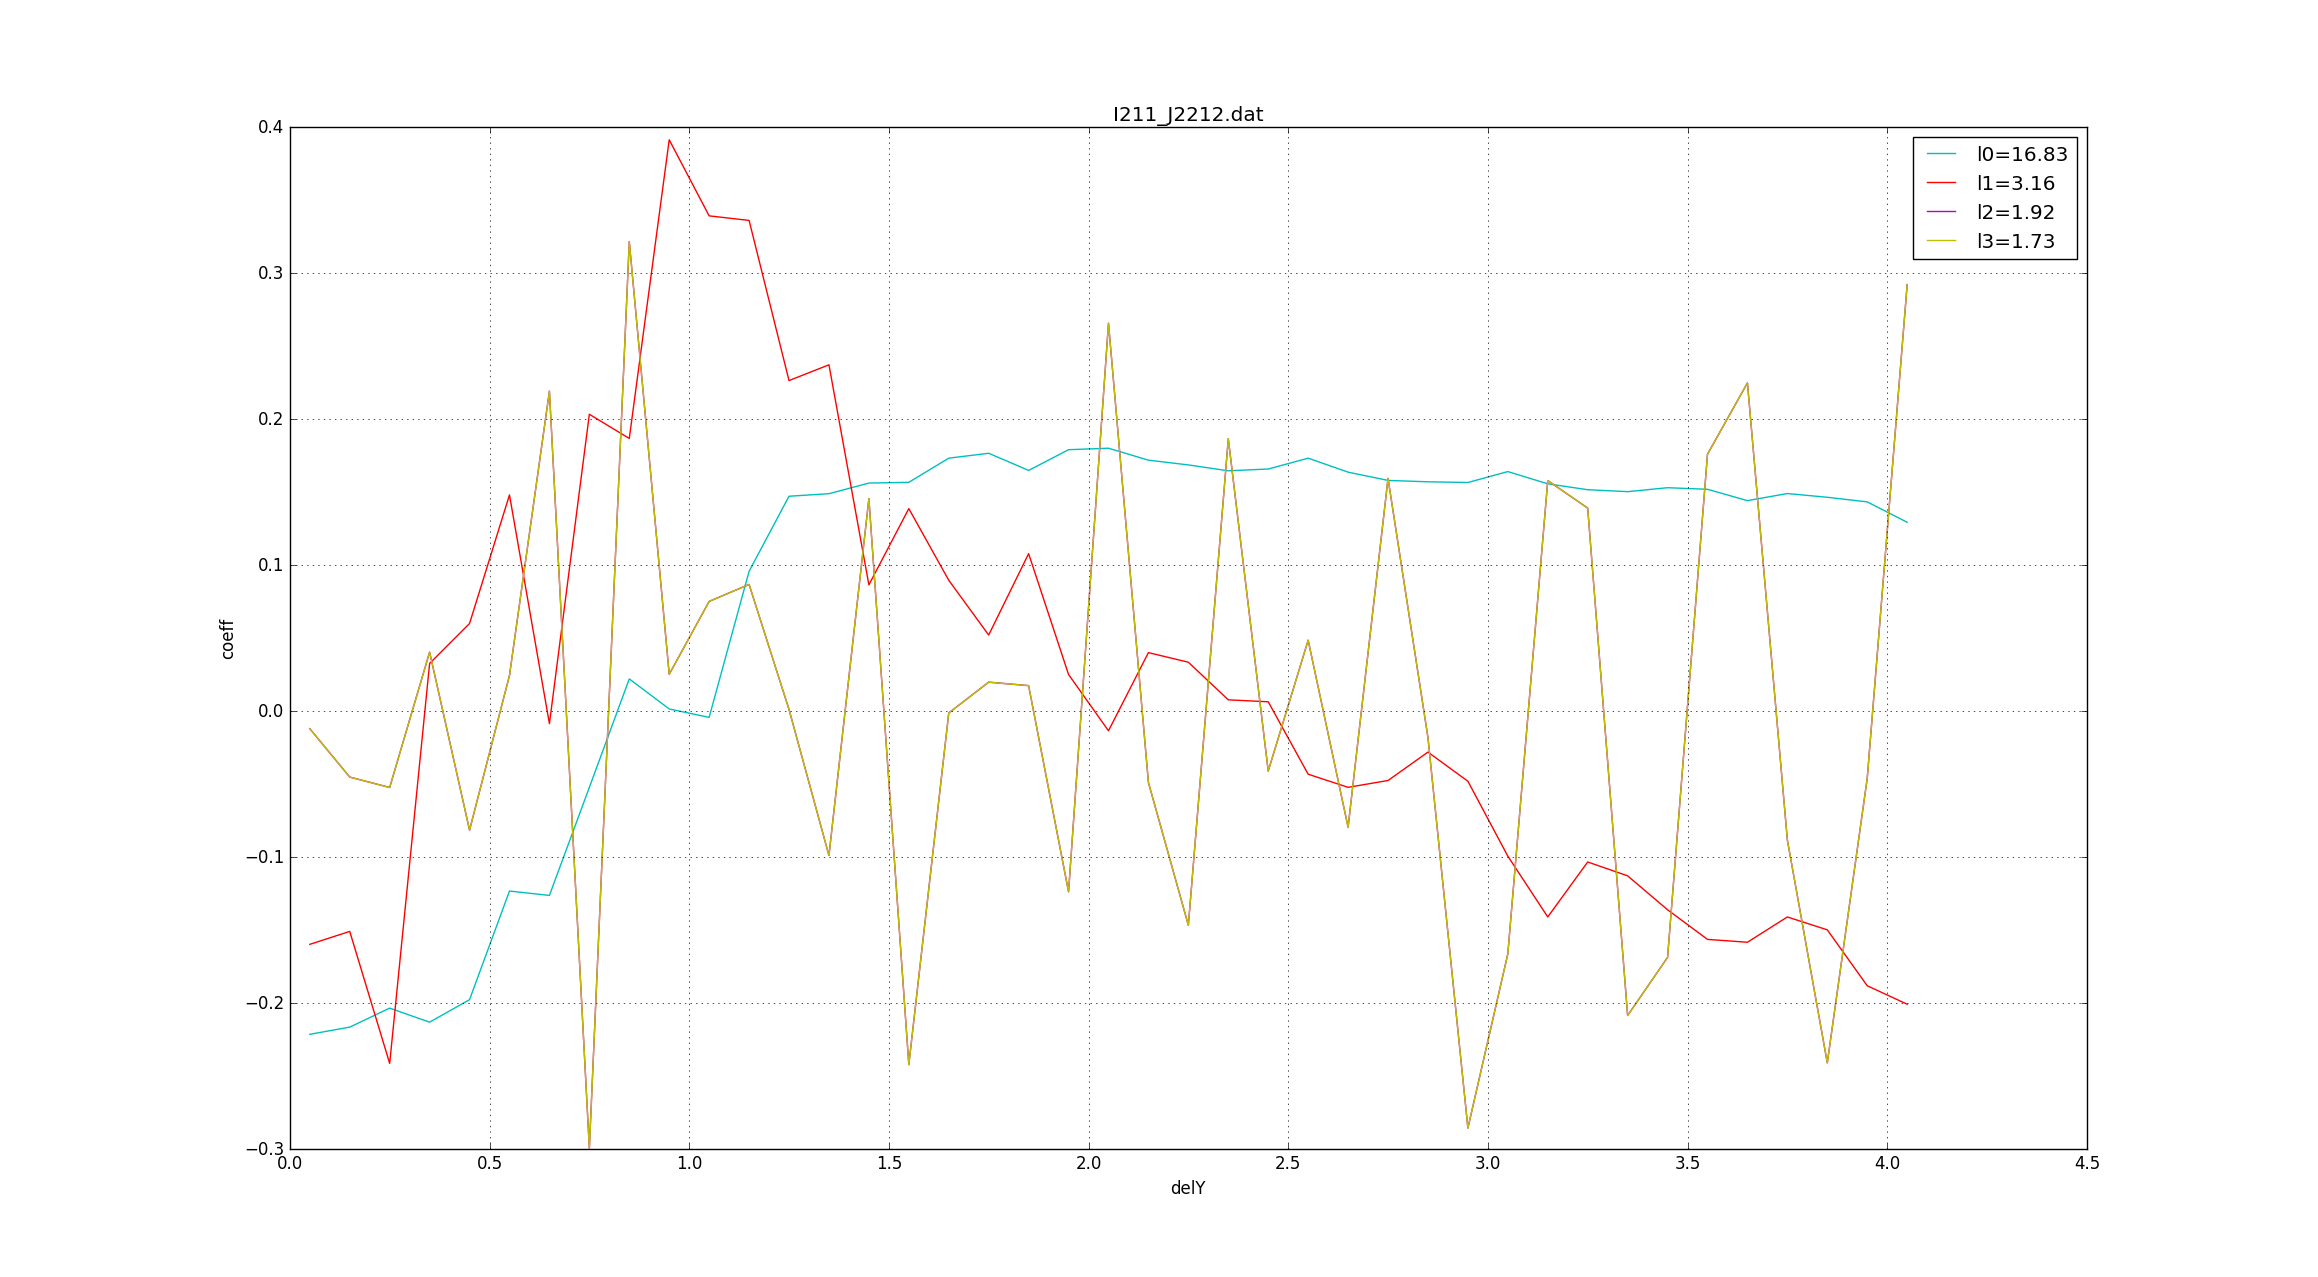

This chart was generated by the following Python code:
import matplotlib.pyplot as pl
import numpy as np
from mpl_toolkits.mplot3d import Axes3D

data = np.loadtxt('delY.dat')
data1 = np.loadtxt('I211_J2212.dat')

pl.plot(data,data1[:,0],'c-',label='l0=16.83')
pl.plot(data,data1[:,1],'r-',label='l1=3.16')
pl.plot(data,data1[:,2],'m-',label='l2=1.92')
pl.plot(data,data1[:,2],'y-',label='l3=1.73')



pl.legend()
pl.grid()
pl.title('I211_J2212.dat')
pl.xlabel('delY')
pl.ylabel('coeff')
pl.show()
